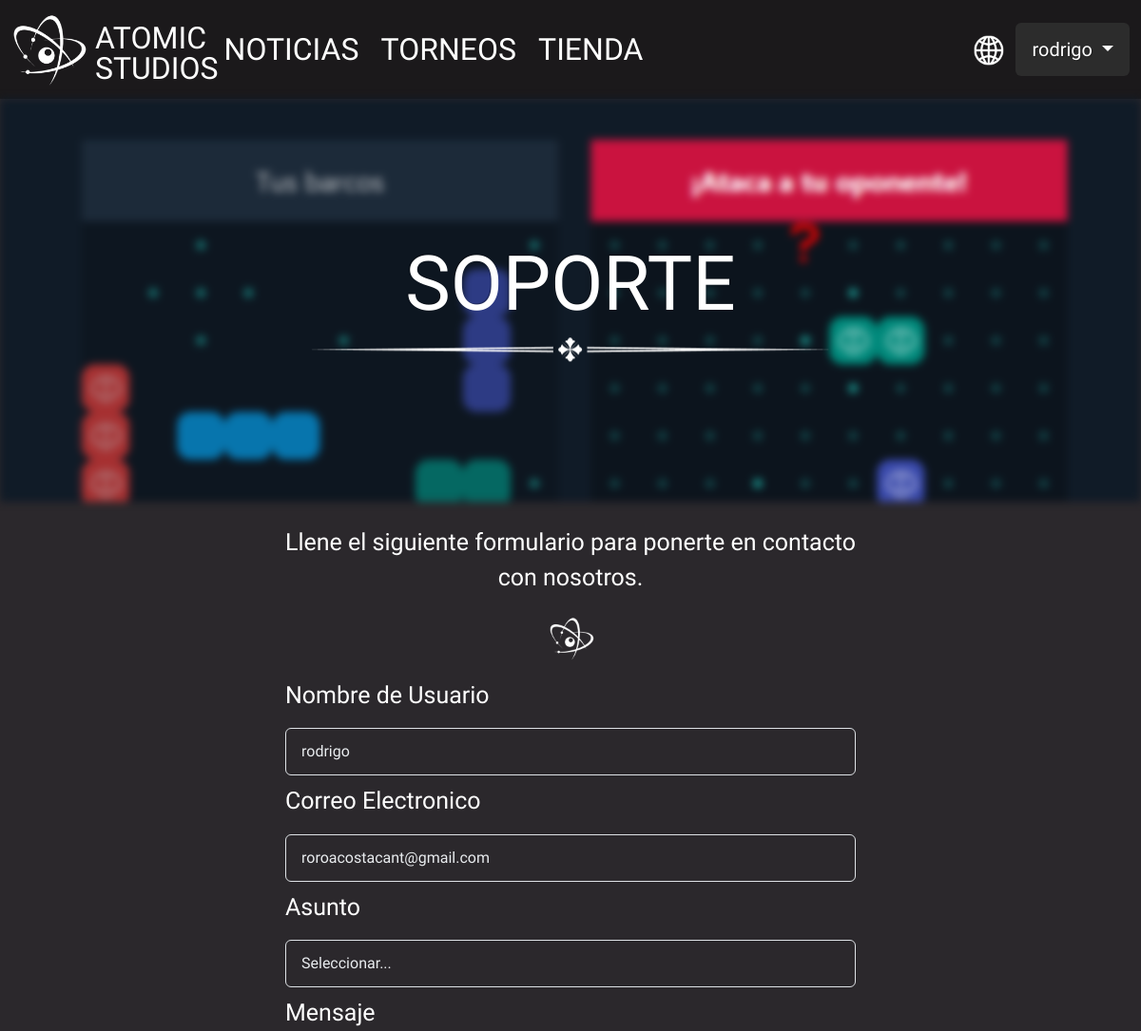
The page /main.php?section=soporte&la=esp (signed in, upper part) on the database as committed earlier.
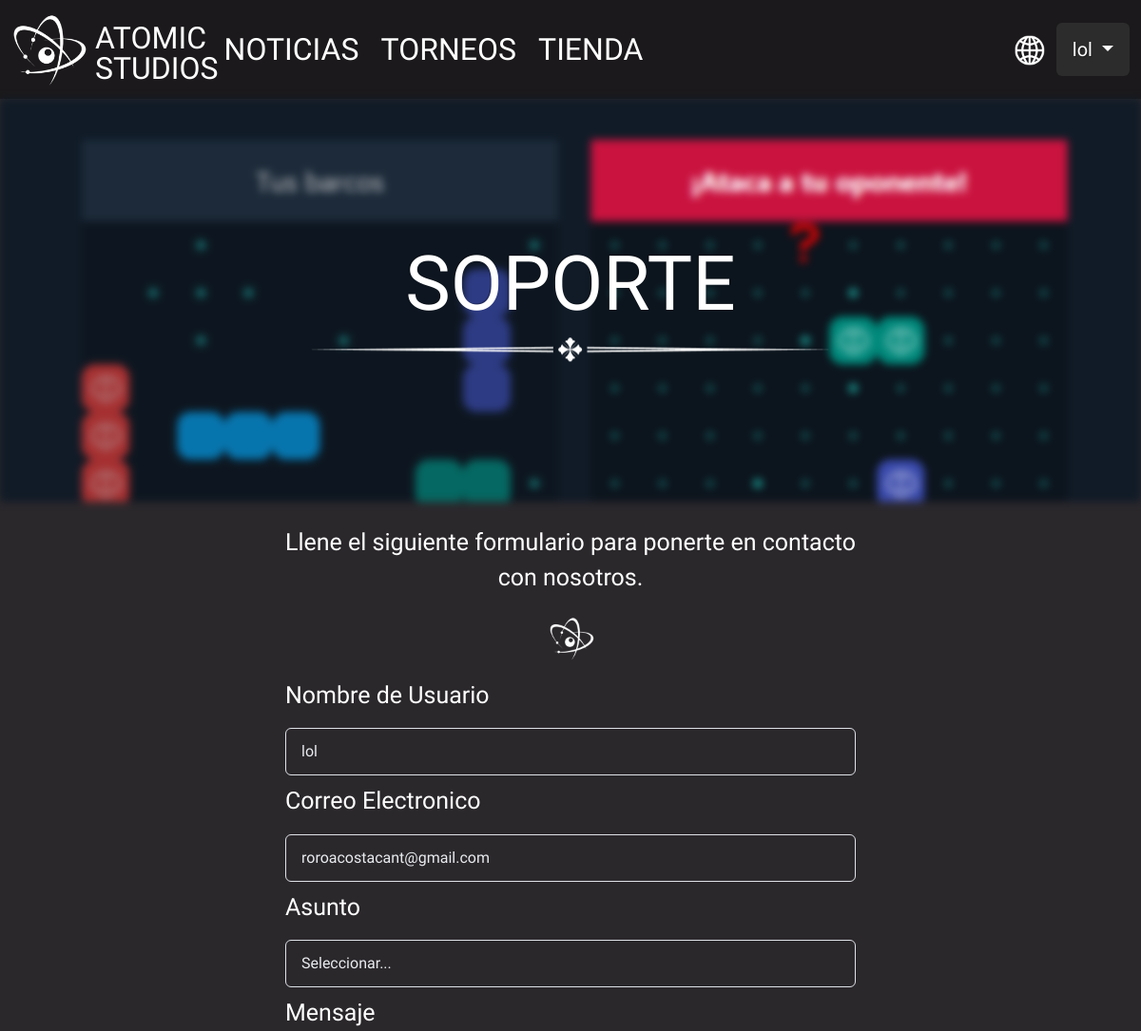
The same page on the database as committed later.
### tables this page shows
CREATE TABLE `usuarios` (
  `id` int(10) UNSIGNED NOT NULL,
  `nombre` varchar(50) NOT NULL,
  `email` varchar(50) NOT NULL,
  `clave` varchar(200) NOT NULL,
  `genero` varchar(30) NOT NULL,
  `fotoPerfil` varchar(200) DEFAULT NULL,
  `monedas` mediumint(8) UNSIGNED NOT NULL,
  `descripcion` varchar(200) NOT NULL DEFAULT '"..."',
  `flota_id` tinyint(3) UNSIGNED NOT NULL,
  `fecha_alta` date NOT NULL,
  `fecha_baja` date DEFAULT NULL,
  `victorias` mediumint(8) UNSIGNED NOT NULL,
  `partidas` mediumint(8) UNSIGNED NOT NULL,
  `esMod` tinyint(1) NOT NULL DEFAULT 0
);

### main.php (called while the page is built)
<?php
    $section = $_GET['section'];
    require_once 'views/layout.php';
?>

### modelos/current-user.php (called while the page is built, shortened)
<?php
    if (isset($_SESSION['user_id'])) {
        $qryUser = "SELECT id, nombre, email, esMod, monedas, descripcion, fotoPerfil FROM usuarios WHERE id = " . $_SESSION['user_id'] . ";";
        $resUser = mysqli_query($conn, $qryUser);
        $user = mysqli_fetch_assoc($resUser);
    }
?>

### views/soporte.php (the view, shortened to what the changed rows need)
<div class="text-center w-50 mx-auto">
    <p class="paragraph"><?php echo $lang['soporte']['txtSec1t']?></p>
    <img src="img/logo.png" alt="logo" class="img-fluid" style="max-width: 60px; height: auto; rotate: -90deg;">
    <div class="paragraph" style="margin-top: 10px;">
        <p for="inputPassword" style="text-align: left !important;" class="mt-2"><?php echo $lang['soporte']['n']?></p>
        <input type="text" class="form-control text-light" style="background-color: #2B282C;" id="inputPassword" value="<?php echo !empty($user) ? $user['nombre'] : '' ; ?>" placeholder="<?php echo $lang['placeholder']['nick']?>">
        <p for="email" style="text-align: left !important;" class="text-left mt-2"><?php echo $lang['soporte']['c']?></p>
        <input type="email" name="email" class="form-control text-light text-truncate" style="background-color: #2B282C;" id="email" value="<?php echo !empty($user) ? $user['email'] : '' ; ?>" placeholder="<?php echo $lang['placeholder']['mail']?>">
        <p for="asuntos" style="text-align: left !important;" class="text-left mt-2"><?php echo $lang['soporte']['a']?></p>
        <select name="asuntos" class="form-control text-light" style="background-color: #2B282C;" id="asuntos">
            <option value="0" selected><?php echo $lang['soporte']['s']?></option>
        </select>
        <p for="mensaje" style="text-align: left !important;" class="text-left mt-2"><?php echo $lang['soporte']['m']?></p>
    </div>
</div>

### views/layout.php (shortened to what the changed rows need)
<?php
    require_once 'includes/config.php';
    require_once 'modelos/current-user.php';
?>
<!DOCTYPE html>
<html lang="es">
<head>
    <link rel="stylesheet" href="css/bootstrap.css">
    <link rel="stylesheet" href="css/styles.css">
</head>
<body>
    <?php
    if(file_exists('includes/languages/' . $_GET['la'] . '.ini')){
        $lang = parse_ini_file('includes/languages/' . $_GET['la'] . '.ini', true, INI_SCANNER_RAW);
    } else{
        header('Location: index.php');
    }?>
    <div class="row w-100 m-0" style="background-color: #1B191B;">
        <div class="row col-sm-8 col-md-9 col-lg-10 p-0 fs-2 ps-4">
            <div class="col-lg-6 d-flex justify-content-around justify-content-lg-end align-items-center text-center p-0">
            <?php
                if(!empty($user)){ ?>
                    <div class="dropdown fs-3">
                        <button class="btn dropdown-toggle text-white fs-5" style="background-color: #2c2c2c; border-color: transparent;" type="button" data-bs-toggle="dropdown" aria-expanded="false" data-bs-offset="10,20">
                            <?php echo $user['nombre']; ?>
                        </button>
                    </div>
            <?php } ?>
            </div>
        </div>
    </div>
    <?php if ($section != 'war-over-ocean') {?>
        <div class="row position-relative w-100 m-0">
            <img src="img/background.png" alt="IMAGE" class="img-fluid p-0" style="filter: blur(4px);">
            <div class="text-center position-absolute top-50 start-50 translate-middle p-0" style="transform: translate(-50%, -50%);">
                <h1 class="text-center text-uppercase font-weight-bold display-1 text-white"><?php echo $lang[str_replace("-", " ", $section)]['title']?></h1>
                <img src="img/linea.png" class="img-fluid" style="filter: invert(100%);" alt="IMAGE">
            </div>
        </div>
        <div class="my-4 w-100">
            <?php require_once "views/" . $section . ".php"?>
        </div>
    <?php }else { require_once "views/" . $section . ".php";}?>
</body>
</html>

Rows that differ between the two databases and show on the page:
changed usuarios "roroacostacant@gmail.com": nombre "rodrigo" → "lol"
